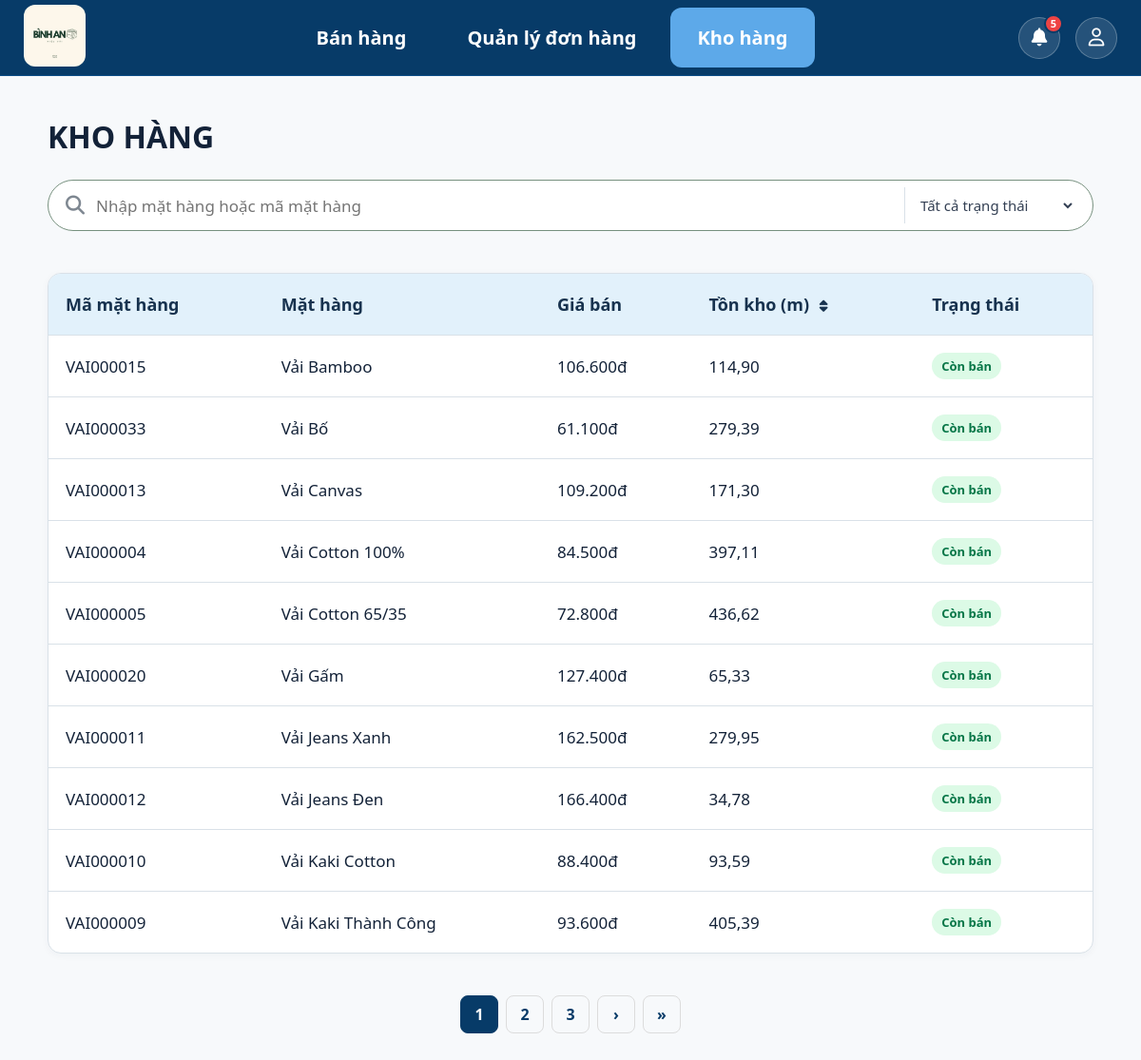
The page /inventory/ (signed in) on the database its author committed.
### inventory/models.py (models this page shows, shortened)
class Product(models.Model):
    class Status(models.TextChoices):
        ACTIVE = "active", "Còn bán"
        INACTIVE = "inactive", "Ngừng kinh doanh"
    name = models.CharField(max_length=200,unique=True,verbose_name="Tên vải"    )
    cost_price = models.DecimalField(max_digits=12,decimal_places=0,default=0, verbose_name="Giá vốn"    )
    selling_price = models.DecimalField(max_digits=12,decimal_places=0,default=0,verbose_name="Giá bán")
    stock_quantity = models.DecimalField(max_digits=10,decimal_places=2,default=Decimal("0.00"),verbose_name="Tồn kho (mét)")
    minimum_stock = models.DecimalField(max_digits=10,decimal_places=2,default=5,verbose_name="Tồn kho tối thiểu")
    status = models.CharField(max_length=20,choices=Status.choices,default=Status.ACTIVE, verbose_name="Trạng thái")
    created_at = models.DateTimeField(auto_now_add=True)
    updated_at = models.DateTimeField(auto_now=True)
    profit_margin = models.DecimalField(max_digits=5,decimal_places=2,default=Decimal("0.00"), verbose_name="Tỷ lệ lợi nhuận (%)")
    @property
    def fabric_code(self):
        return f"VAI{self.pk:06d}" if self.pk else "VAI"
    class Meta:
        verbose_name = "Mặt hàng"
        verbose_name_plural = "Mặt hàng"
        ordering = ["name"]

### inventory/views.py (the view)
# urls.py: path("", views.product_list, name="product_list"),
@login_required(login_url="login")
def product_list(request):
    query = request.GET.get("q", "").strip()
    selected_status = request.GET.get("status", "").strip()
    stock_sort = request.GET.get("sort", "").strip()
    products = process_search_products(keyword=query, status=selected_status)
    if stock_sort in {"stock_asc", "stock_desc"}:
        stock_order = "-stock_quantity" if stock_sort == "stock_desc" else "stock_quantity"
        products = products.order_by("low_stock_order", stock_order, "name", "pk")
    else:
        products = products.order_by("low_stock_order", "name", "pk")
    paginator = Paginator(products, 10)
    page_number = request.GET.get("page")
    page_obj = paginator.get_page(page_number)
    next_stock_sort = "stock_desc" if stock_sort == "stock_asc" else "stock_asc"
    stock_sort_params = {"sort": next_stock_sort}
    if query:
        stock_sort_params["q"] = query
    if selected_status:
        stock_sort_params["status"] = selected_status
    return render(
        request,
        "inventory/product_list.html",
        {
            "products": page_obj,
            "page_obj": page_obj,
            "query": query,
            "selected_status": selected_status,
            "status_choices": Product.Status.choices,
            "stock_sort": stock_sort,
            "stock_sort_url": f"?{urlencode(stock_sort_params)}",
        },
    )

### accounts/context_processors.py (called while the page is built)
def notifications_context(request):
    if request.user.is_authenticated:
        user_notifications = Notification.objects.filter(receiver=request.user).order_by("-created_at")[:10]
        unread_count = Notification.objects.filter(receiver=request.user, is_read=False).count()
        return {
            "notifications": user_notifications,
            "unread_notification_count": unread_count,
        }
    return {
        "notifications": [],
        "unread_notification_count": 0,
    }

### accounts/models.py (called while the page is built)
    @property
    def is_owner(self):
        return self.role == self.Role.OWNER

### inventory/utils.py (called while the page is built)
def process_search_products(keyword="", status=""):
    products = Product.objects.annotate(
        low_stock_order=Case(
            When(
                status=Product.Status.ACTIVE,
                stock_quantity__lte=F("minimum_stock"),
                then=Value(0)
            ),
            default=Value(1),
            output_field=IntegerField(),
        )
    )
    if keyword:
        products = products.filter(
            Q(name__icontains=keyword) | Q(fabric_code__icontains=keyword)
        )
    if status:
        products = products.filter(status=status)
    return products

### sales/templatetags/money.py (called while the page is built)
@register.filter
def money(value):
    if value in [None, ""]:
        return ""
    try:
        numeric_value = float(value)
        return f"{numeric_value:,.0f}".replace(",", ".") + "đ"
    except (ValueError, TypeError):
        return value

### templates/inventory/product_list.html (shortened to what this page needs)
{% extends "base.html" %}
{% load static %}
{% load money %}
{% block nav_product %} active {% endblock %}
{% block css %}
<link rel="stylesheet" href="{% static 'css/inventory.css' %}">
<link rel="stylesheet" href="{% static 'css/layout.css' %}">
{% endblock %}
{% block content %}
<div class="page-content" id="product-page" data-is-owner="{{ user.is_owner|yesno:'true,false' }}">
    <div class="page-heading">
        <div>
            <h1>KHO HÀNG</h1>
        </div>
    </div>
    <div class="search-header">
        <form id="searchForm" class="search-form" method="get">
            <i class="fa-solid fa-magnifying-glass"></i>
            <input id="q" name="q" value="{{ query }}" placeholder="Nhập mặt hàng hoặc mã mặt hàng" autocomplete="off">
            <select id="status" name="status">
                <option value="">Tất cả trạng thái</option>
            </select>
        </form>
    </div>
    <section class="table-card" aria-label="Danh sách mặt hàng">
        <table>
            <thead>
                <tr>
                    <th>Mã mặt hàng</th>
                    <th>Mặt hàng</th>
                    <th>Giá bán</th>
                    <th>
                        <a class="sort-link" href="{{ stock_sort_url }}"> Tồn kho (m)
                            {% if stock_sort == "stock_asc" %}
                                <i class="fa-solid fa-arrow-up"></i>
                            {% elif stock_sort == "stock_desc" %}
                                <i class="fa-solid fa-arrow-down"></i>
                            {% else %}
                                <i class="fa-solid fa-sort"></i>
                            {% endif %}
                        </a>
                    </th>
                    <th>Trạng thái</th>
                </tr>
            </thead>
            <tbody id="product-table-body">
                {% for product in products %}
                    <tr class="" >
                        <td>{{ product.fabric_code }}</td>
                        <td>{{ product.name }}</td>
                        <td>{{ product.selling_price|money }}</td>
                        <td>
                            {{ product.stock_quantity|floatformat:2 }}
                        </td>
                        <td>
                            <span class="status {{ product.status }}">{{ product.get_status_display }}</span>
                        </td>
                    </tr>
                {% empty %}
                    <tr>
                        <td colspan="{% if user.is_owner %}6{% else %}5{% endif %}" class="empty-state">
                            Không tìm thấy mặt hàng phù hợp.
                        </td>
                    </tr>
                {% endfor %}
            </tbody>
        </table>
    </section>
    <div class="pagination">
        {% for num in page_obj.paginator.page_range %}
            {% if page_obj.number == num %}
                <span class="current">{{ num }}</span>
            {% elif num > page_obj.number|add:'-3' and num < page_obj.number|add:'3' %}
                <a href="?page={{ num }}&q={{ query }}&status={{ selected_status }}&sort={{ stock_sort }}">
                    {{ num }}
                </a>
            {% endif %}
        {% endfor %}
        {% if page_obj.has_next %}
            <a href="?page={{ page_obj.next_page_number }}&q={{ query }}&status={{ selected_status }}&sort={{ stock_sort }}">›</a>
            <a href="?page={{ page_obj.paginator.num_pages }}&q={{ query }}&status={{ selected_status }}&sort={{ stock_sort }}">»</a>
        {% endif %}
    </div>
</div>
{% endblock %}

### static/css/base.css (style rules this page uses)
* { margin: 0; padding: 0; box-sizing: border-box; font-family: "Segoe UI", sans-serif; }
body { background: #f5f6f8; color: #132238; }

### static/css/inventory.css (style rules this page uses)
:root { --navy:#073b68; --blue:#2f88c6; --border:#d9e1e8; --muted:#667085; --warning-bg:#fff0f0; --warning-border:#e65f5f; }
* { box-sizing:border-box; }
body { margin:0; min-height:100vh; padding-top:80px; overflow:auto; background:#f7f9fb; color:#132238; font-family:"Segoe UI", Arial, sans-serif; }
.page-content { max-width:1440px; margin:0 auto; padding:42px 50px 60px; }
.page-heading { display:flex; justify-content:space-between; align-items:center; gap:24px; margin-bottom:24px; }
h1, h2, p { margin-top:0; }
h1 { margin-bottom:6px; font-size:32px; }
.search-header { display:flex; align-items:flex-start; justify-content:space-between; gap:16px; flex-wrap:wrap; margin-bottom:16px; }
.search-form { flex:1 1 700px; min-height:54px; padding:10px 18px; border:1px solid #77917f; background:#fff; border-radius:28px; display:flex; align-items:center; gap:12px; min-width:0; }
.search-form i { color:#7e8791; font-size:21px; }
.search-form input { flex:1; min-width:150px; border:0; outline:0; font-size:18px; }
.search-form select { min-width:180px; border:0; border-left:1px solid var(--border); outline:0; padding:8px 12px; background:#fff; color:#344054; font-size:15px; cursor:pointer; }
.table-card, .history-card, .detail-card { overflow:hidden; border:1px solid var(--border); border-radius:14px; background:#fff; box-shadow:0 2px 8px rgba(17, 42, 73, .04); }
table { width:100%; border-collapse:collapse; }
th { padding:20px 18px; background:#e2f1fb; color:#17324e; text-align:left; font-size:18px; }
.sort-link { color:inherit; text-decoration:none; white-space:nowrap; }
.sort-link i { margin-left:6px; font-size:14px; }
td { padding:18px; border-top:1px solid var(--border); font-size:17px; }
tbody tr { cursor:pointer; }
.status { display:inline-block; padding:5px 9px; border-radius:999px; font-size:13px; font-weight:700; }
.status.active { background:#dcfae6; color:#067647; }

### static/css/layout.css (style rules this page uses)
.page-content { max-width:1440px; margin:0 auto; padding:42px 50px 60px; }
.page-heading { display:flex; justify-content:space-between; align-items:center; gap:24px; margin-bottom:24px; }
.page-heading h1 { margin:0; font-size:32px; color:#132238; font-weight:700; }
.search-form { width:min(860px,100%); min-height:54px; display:flex; align-items:center; gap:12px; padding:6px 18px; margin-bottom:28px; background:#fff; border:1px solid #77917f; border-radius:28px; }
.search-form i { color:#7e8791; font-size:20px; }
.search-form input { flex:1; border:none; outline:none; font-size:17px; background:transparent; }
.search-form select { min-width:180px; border:none; border-left:1px solid #d9e1e8; outline:none; padding:8px 12px; background:#fff; font-size:15px; cursor:pointer; }
.table-card { overflow:hidden; background:#fff; border:1px solid #d9e1e8; border-radius:14px; box-shadow:0 2px 8px rgba(17,42,73,.04); }
.table-card table { width:100%; border-collapse:collapse; }
.table-card thead th { padding:20px 18px; background:#e2f1fb; color:#17324e; font-size:18px; text-align:left; }
.table-card tbody td { padding:18px; border-top:1px solid #d9e1e8; font-size:17px; }
.status { display:inline-block; padding:5px 10px; border-radius:999px; font-size:13px; font-weight:700; }
.pagination { margin-top: 36px !important; margin-bottom: 28px !important; padding: 8px 0 !important; display: flex; justify-content: center; align-items: center; gap: 8px; }
.pagination a, .pagination span { min-width: 40px; height: 40px; display: flex; justify-content: center; align-items: center; border: 1px solid #dcdcdc; border-radius: 8px; text-decoration: none; color: #073B68; font-weight: 600; transition: .2s; }
.pagination .current { background: #073B68; color: white; border-color: #073B68; }

### rows shown on the page
Product: fabric_code "VAI000015", name "Vải Bamboo", selling_price "106.600đ", stock_quantity "114,90", status "Còn bán"
Product: fabric_code "VAI000033", name "Vải Bố", selling_price "61.100đ", stock_quantity "279,39", status "Còn bán"
Product: fabric_code "VAI000013", name "Vải Canvas", selling_price "109.200đ", stock_quantity "171,30", status "Còn bán"
Product: fabric_code "VAI000004", name "Vải Cotton 100%", selling_price "84.500đ", stock_quantity "397,11", status "Còn bán"
Product: fabric_code "VAI000005", name "Vải Cotton 65/35", selling_price "72.800đ", stock_quantity "436,62", status "Còn bán"
Product: fabric_code "VAI000020", name "Vải Gấm", selling_price "127.400đ", stock_quantity "65,33", status "Còn bán"
Product: fabric_code "VAI000011", name "Vải Jeans Xanh", selling_price "162.500đ", stock_quantity "279,95", status "Còn bán"
Product: fabric_code "VAI000012", name "Vải Jeans Đen", selling_price "166.400đ", stock_quantity "34,78", status "Còn bán"
Product: fabric_code "VAI000010", name "Vải Kaki Cotton", selling_price "88.400đ", stock_quantity "93,59", status "Còn bán"
Product: fabric_code "VAI000009", name "Vải Kaki Thành Công", selling_price "93.600đ", stock_quantity "405,39", status "Còn bán"

### other values the page prints
{{ unread_notification_count }} "5"
{{ num }} "1"
{{ num }} "2" "3"
